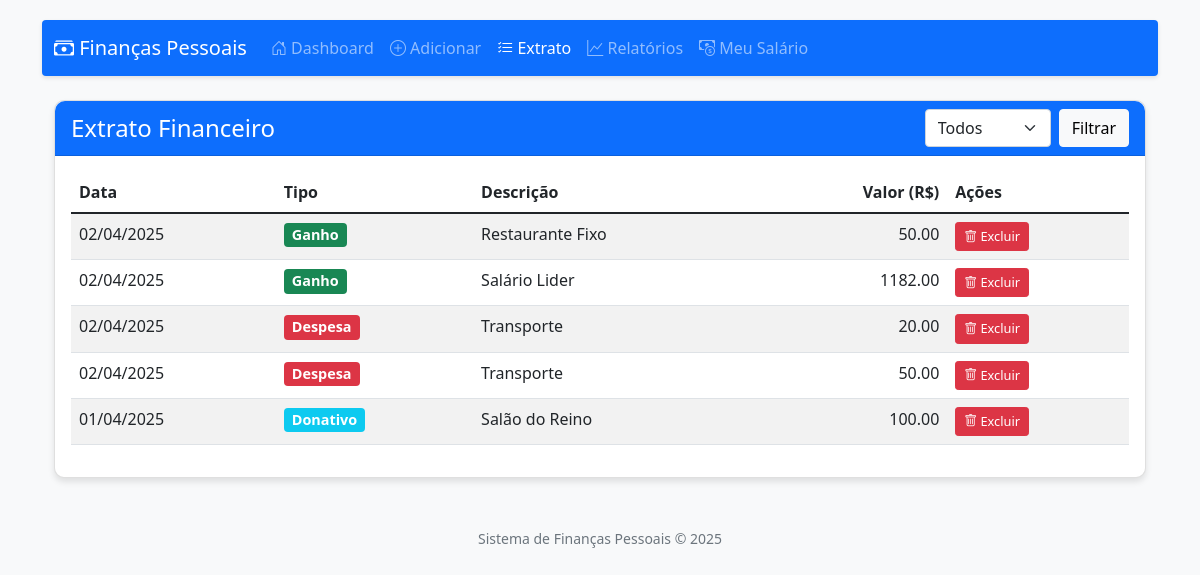
The app's page /extrato with its own data.
### app.py (models this page shows)
class Ganho(db.Model):
    id = db.Column(db.Integer, primary_key=True)
    valor = db.Column(db.Float, nullable=False)
    data = db.Column(db.Date, nullable=False)
    origem = db.Column(db.String(50), nullable=False)
    ativo = db.Column(db.Boolean, default=True, nullable=False)
    descricao = db.Column(db.String(200))

class Despesa(db.Model):
    id = db.Column(db.Integer, primary_key=True)
    valor = db.Column(db.Float, nullable=False)
    data = db.Column(db.Date, nullable=False)
    categoria = db.Column(db.String(50), nullable=False)
    ativo = db.Column(db.Boolean, default=True, nullable=False)
    descricao = db.Column(db.String(200))

class Donativo(db.Model):
    id = db.Column(db.Integer, primary_key=True)
    valor = db.Column(db.Float, nullable=False)
    data = db.Column(db.Date, nullable=False)
    instituicao = db.Column(db.String(100), nullable=False)
    ativo = db.Column(db.Boolean, default=True, nullable=False)
    descricao = db.Column(db.String(200))

### app.py (the view)
@app.route('/extrato')
def extrato():
    try:
        tipo = request.args.get('tipo', 'todos')
        movimentacoes = []
        if tipo in ['todos', 'ganhos']:
            movimentacoes.extend(Ganho.query.filter(Ganho.ativo == True).order_by(Ganho.data.desc()).all())
        if tipo in ['todos', 'despesas']:
            movimentacoes.extend(Despesa.query.filter(Despesa.ativo == True).order_by(Despesa.data.desc()).all())
        if tipo in ['todos', 'cartao']:
            movimentacoes.extend(CartaoCredito.query.filter(CartaoCredito.ativo == True).order_by(CartaoCredito.data.desc()).all())
        if tipo in ['todos', 'donativos']:
            movimentacoes.extend(Donativo.query.filter(Donativo.ativo == True).order_by(Donativo.data.desc()).all())
        return render_template('extrato.html', movimentacoes=movimentacoes, now=datetime.now())
    except Exception as e:
        flash(f'Erro ao carregar extrato: {str(e)}', 'danger')
        return render_template('extrato.html', movimentacoes=[], now=datetime.now())

### templates/extrato.html (shortened to what this page needs)
    {% extends "base.html" %}
    {% block content %}
    <div class="container mt-4">
        <div class="card">
            <div class="card-header bg-primary text-white d-flex justify-content-between align-items-center">
                <h4 class="mb-0">Extrato Financeiro</h4>
                <form class="d-flex" method="GET" action="{{ url_for('extrato') }}">
                    <select class="form-select me-2" name="tipo">
                        <option value="todos" {% if request.args.get('tipo') == 'todos' %}selected{% endif %}>Todos</option>
                    </select>
                    <button type="submit" class="btn btn-light">Filtrar</button>
                </form>
            </div>
            <div class="card-body">
                <div class="table-responsive">
                    <table class="table table-striped table-hover">
                        <thead>
                            <tr>
                                <th>Data</th>
                                <th>Tipo</th>
                                <th>Descrição</th>
                                <th class="text-end">Valor (R$)</th>
                                <th>Ações</th>
                            </tr>
                        </thead>
                        <tbody>
                            {% for mov in movimentacoes %}
                            <tr>
                                <td>{{ mov.data.strftime('%d/%m/%Y') }}</td>
                                <td>
                                    {% if mov.__class__.__name__ == 'Ganho' %}
                                        <span class="badge bg-success">Ganho</span>
                                    {% elif mov.__class__.__name__ == 'Despesa' %}
                                        <span class="badge bg-danger">Despesa</span>
                                    {% elif mov.__class__.__name__ == 'CartaoCredito' %}
                                        <span class="badge bg-warning">Cartão</span>
                                    {% else %}
                                        <span class="badge bg-info">Donativo</span>
                                    {% endif %}
                                </td>
                                <td>
                                    {% if mov.__class__.__name__ == 'Ganho' %}
                                        {{ mov.origem }}
                                    {% elif mov.__class__.__name__ == 'Despesa' %}
                                        {{ mov.categoria }}
                                    {% elif mov.__class__.__name__ == 'CartaoCredito' %}
                                        {{ mov.parcela }}
                                    {% else %}
                                        {{ mov.instituicao }}
                                    {% endif %}
                                </td>
                                <td class="text-end">{{ "%.2f"|format(mov.valor) }}</td>
                                <td>
                                    <button class="btn btn-sm btn-danger btn-excluir"
                                            data-tipo="{{ 'ganho' if mov.__class__.__name__ == 'Ganho' else 'despesa' if mov.__class__.__name__ == 'Despesa' else 'cartao' if mov.__class__.__name__ == 'CartaoCredito' else 'donativo' }}"
                                            data-id="{{ mov.id }}">
                                        <i class="bi bi-trash"></i> Excluir
                                    </button>
                                </td>
                            </tr>
                            {% else %}
                            <tr>
                                <td colspan="5" class="text-center text-muted py-4">
                                    Nenhuma movimentação encontrada
                                </td>
                            </tr>
                            {% endfor %}
                        </tbody>
                    </table>
                </div>
            </div>
        </div>
    </div>
    {% endblock %}

### templates/base.html (style rules this page uses)
body { padding-top: 20px; background-color: #f8f9fa; }
.card { margin-bottom: 20px; box-shadow: 0 4px 6px rgba(0, 0, 0, 0.1); border-radius: 10px; }
.card-header { border-radius: 10px 10px 0 0 !important; }
.table-responsive { overflow-x: auto; }
.badge { font-size: 0.9em; padding: 5px 8px; }
.btn-excluir { padding: 0.25rem 0.5rem; font-size: 0.8rem; }

### records on screen
Ganho: data "02/04/2025", shows "Ganho", origem "Restaurante Fixo", valor "50.00"
Ganho: data "02/04/2025", shows "Ganho", origem "Salário Lider", valor "1182.00"
Despesa: data "02/04/2025", shows "Despesa", categoria "Transporte", valor "20.00"
Despesa: data "02/04/2025", shows "Despesa", categoria "Transporte", valor "50.00"
Donativo: data "01/04/2025", shows "Donativo", instituicao "Salão do Reino", valor "100.00"
